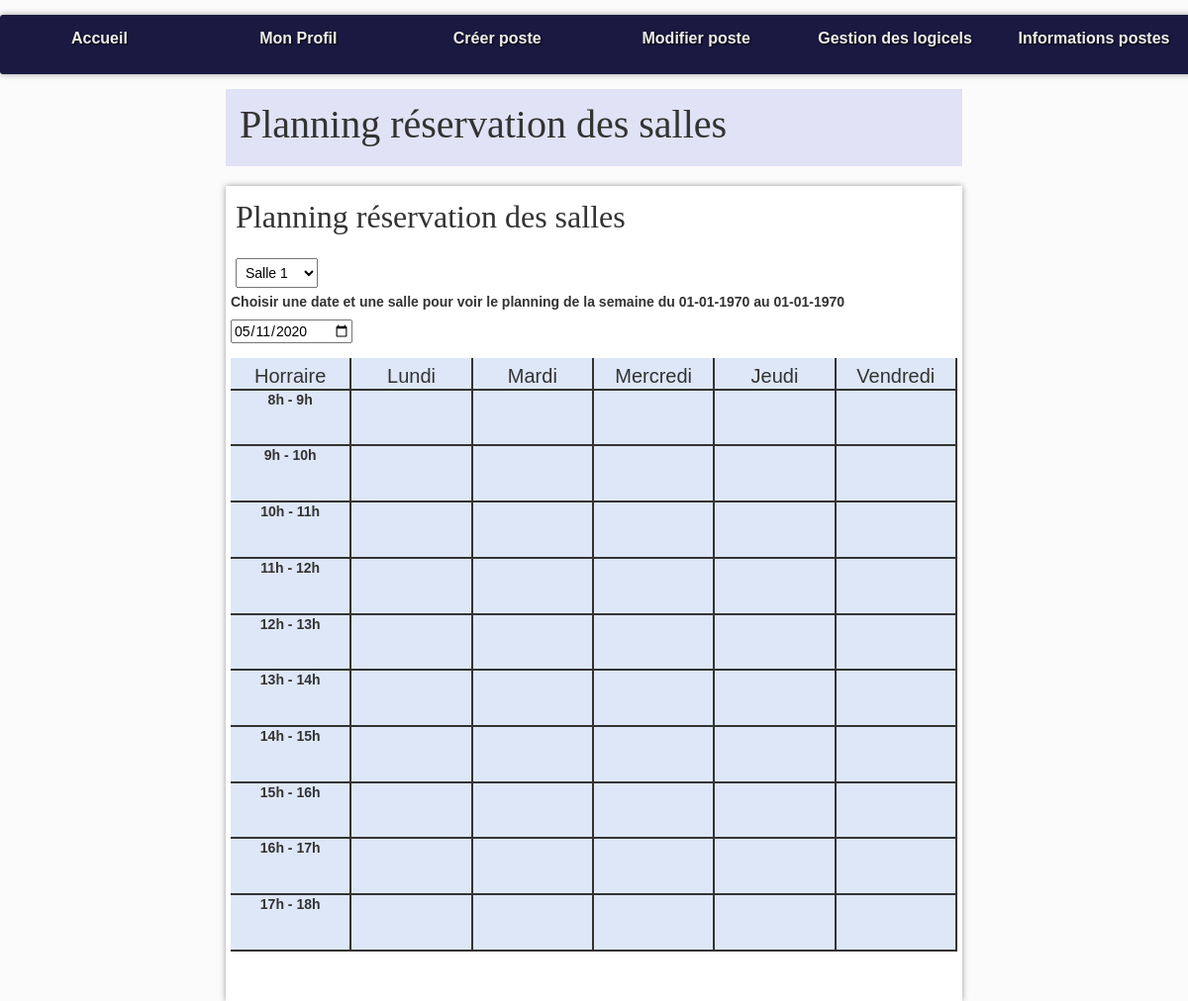
/controleur/planningAppli.php (signed in), run on the app's committed database.
### tables this page shows
CREATE TABLE `horraire` (
  `id` int(11) NOT NULL,
  `oneHorraire` varchar(255) NOT NULL
);

### modele/bd.utilisateur.inc.php (called while the page is built, shortened)
<?php
function getUtilisateurByName($nameU) {
    try {
        $cnx = connexionPDO();
        $req = $cnx->prepare("select * from mrbs_users where name=:name");
        $req->bindValue(':name', $nameU, PDO::PARAM_STR);
        $req->execute();
        $resultat = $req->fetch(PDO::FETCH_ASSOC);
    } catch (PDOException $e) {
        print "Erreur !: " . $e->getMessage();
        die();
    }
    return $resultat;
}
?>

### modele/bd.connexion.php (called while the page is built, shortened)
<?php
include "bd.utilisateur.inc.php";
function isLoggedOn() {
    $ret = false;
    if (isset($_SESSION["name"])) {
        $util = getUtilisateurByName($_SESSION["name"]);
        if ($util["name"] == $_SESSION["name"] && $util["password"] == $_SESSION["password"]) {
            $ret = true;
        }
    }
    return $ret;
}
function isLoggedOnAsRole($level)
{
    $ret = false;
    if (isLoggedOn() && ($_SESSION["level"] == $level)) {
        $ret = true;
    }
    return $ret;
}
?>

### modele/bd.sallesInfo.inc.php (called while the page is built, shortened)
<?php
include "bd.connexion.php";
function getSalle() {
    $resultat = array();
    try {
        $cnx = connexionPDO();
        $req = $cnx->prepare("SELECT * FROM salle");
        $req->execute();
        $ligne = $req->fetch(PDO::FETCH_OBJ);
        while ($ligne) {
            $resultat[] = $ligne;
            $ligne = $req->fetch(PDO::FETCH_OBJ);
        }
    } catch (PDOException $e) {
        print "Erreur !: " . $e->getMessage();
        die();
    }
    return $resultat;
}
function getHorraire() {
    $resultat = array();
    try {
        $cnx = connexionPDO();
        $req = $cnx->prepare("SELECT * FROM horraire");
        $req->execute();
        $ligne = $req->fetch(PDO::FETCH_OBJ);
        while ($ligne) {
            $resultat[] = $ligne;
            $ligne = $req->fetch(PDO::FETCH_OBJ);
        }
    } catch (PDOException $e) {
        print "Erreur !: " . $e->getMessage();
        die();
    }
    return $resultat;
}
function getAllDateInWeek($week){
    return [$firstDayWeek, $deuDayWeek, $treeDayWeek, $thirdDayWeek, $lastDayWeek];
}
?>

### vue/vuePlanning.php (the view, shortened to what this page needs)
<div class="blcPlanning">
    <h2>Planning réservation des salles</h2>
    <div class="headerPlanning">
        <form id="formDateSearch" method="POST" action="?action=planning">
            <select id="ffsalle" name="changeSfdalleVal">
                    <?php
                        foreach($salles as $uneSalle => $salle) {
                            if(!empty($salleSecleted)){
                                if($salle->nSalle == $salleSecleted){
                                    ?> <option value="<?= $salle->nSalle?>" selected> <?=$salle->nomSalle?> </option>;
                                    <?php
                                }else{ ?>
                                    <option value="<?= $salle->nSalle?>"> <?=$salle->nomSalle?> </option>;
                                <?php }
                            }else {
                                ?> <option value="<?= $salle->nSalle?>"> <?=$salle->nomSalle?> </option>;
                                <?php
                            }
                        }?>
            </select>
            <label class="titlePlanning">Choisir une date et une salle pour voir le planning de la semaine du
                <strong><?= date("d-m-Y", strtotime($firstDayWeek))?> au <?=date("d-m-Y", strtotime($lastDayWeek))?> </strong>
            </label>
            <input id="pickDateSearch" name="dateSearchPlan" type="date" value="<?= $dateSecleted ?>"/>
        </form>
    </div>
    <div class="planningWeek">
        <div class="planningDay">
                <p class="titleDay">Horraire</p>
            <?php foreach($horraires as $keyHorraire => $horraire) { ?>
                <p class="hourInDay" value="<?= $horraire->id?>"> <?=$horraire->oneHorraire?> </p>
            <?php } ?>
        </div>
        <div class="planningDay">
                 <p class="titleDay" dateDay="<?= $arrayDateWeek[0] ?>">Lundi</p>
            <?php foreach($horraires as $keyHorraireMonday => $horraireeMonday) { ?>
                <?php if(!empty($dayHorraire['Monday'][$keyHorraireMonday])){ ?>
                    <p class="hourInDay colorBlcHorraire reservedSalle" hour="<?= $keyHorraireMonday ?>"> <?= $dayHorraire['Monday'][$keyHorraireMonday] ?> </p>
               <?php  }else{ ?>
                    <p class="hourInDay reservedSalle" hour="<?= $keyHorraireMonday ?>"></p>
               <?php } ?>
            <?php } ?>
        </div>
        <div class="planningDay">
                <p class="titleDay" dateDay="<?= $arrayDateWeek[1] ?>">Mardi</p>
            <?php foreach($horraires as $keyHorraireTuesday => $horraireeTuesday) { ?>
                <?php if(!empty($dayHorraire['Tuesday'][$keyHorraireTuesday])){ ?>
                    <p class="hourInDay colorBlcHorraire reservedSalle" hour="<?= $keyHorraireTuesday ?>"> <?= $dayHorraire['Tuesday'][$keyHorraireTuesday] ?> </p>
               <?php  }else{ ?>
                    <p class="hourInDay reservedSalle" hour="<?= $keyHorraireTuesday ?>"></p>
               <?php } ?>
            <?php } ?>
            </div>
        <div class="planningDay">
                <p class="titleDay" dateDay="<?= $arrayDateWeek[2] ?>">Mercredi</p>
            <?php foreach($horraires as $keyHorraireWednesday => $horraireeWednesday) { ?>
                <?php if(!empty($dayHorraire['Wednesday'][$keyHorraireWednesday])){ ?>
                    <p class="hourInDay colorBlcHorraire reservedSalle" hour="<?= $keyHorraireWednesday ?>"> <?= $dayHorraire['Wednesday'][$keyHorraireWednesday] ?> </p>
               <?php  }else{ ?>
                    <p class="hourInDay reservedSalle" hour="<?= $keyHorraireWednesday ?>"></p>
               <?php } ?>
            <?php } ?>
        </div>
        <div class="planningDay">
                <p class="titleDay" dateDay="<?= $arrayDateWeek[3] ?>">Jeudi</p>
            <?php foreach($horraires as $keyHorraireThursday => $horraireeThursday) { ?>
                <?php if(!empty($dayHorraire['Thursday'][$keyHorraireThursday])){ ?>
                    <p class="hourInDay colorBlcHorraire reservedSalle" hour="<?= $keyHorraireThursday ?>"> <?= $dayHorraire['Thursday'][$keyHorraireThursday] ?> </p>
               <?php  }else{ ?>
                    <p class="hourInDay reservedSalle" hour="<?= $keyHorraireThursday ?>"></p>
               <?php } ?>
            <?php } ?>
        </div>
        <div class="planningDay">
                <p class="titleDay" dateDay="<?= $arrayDateWeek[4] ?>">Vendredi</p>
            <?php foreach($horraires as $keyHorraireFriday => $horraireeFriday) { ?>
                <?php if(!empty($dayHorraire['Friday'][$keyHorraireFriday])){ ?>
                    <p class="hourInDay colorBlcHorraire reservedSalle" hour="<?= $keyHorraireFriday ?>"> <?= $dayHorraire['Friday'][$keyHorraireFriday] ?> </p>
               <?php  }else{ ?>
                    <p class="hourInDay reservedSalle" hour="<?= $keyHorraireFriday ?>"></p>
               <?php } ?>
            <?php } ?>
        </div>
    </div>
</div>

### controleur/planningAppli.php (shortened to what this page needs)
<?php
if ($_SERVER["SCRIPT_FILENAME"] == __FILE__)
    $racine = "..";
include "$racine/modele/bd.sallesInfo.inc.php";
$titre = "Planning réservation des salles";
if (isLoggedOnAsRole(2) || isLoggedOnAsRole(1) || isLoggedOnAsRole(0)) {
    $salles = getSalle();
    $horraires = getHorraire();
    $salleSecleted ='s01';
    $dateSecleted = date("Y-m-d");
    $firstMondayThisWeek= new DateTime($dateSecleted);
    $firstMondayThisWeek->modify('tomorrow');
    $firstMondayThisWeek->modify('last Monday');
    $nextFiveWeekDays = new DatePeriod($firstMondayThisWeek, DateInterval::createFromDateString('+1 weekdays'), 4);
    $arrayDateWeek = getAllDateInWeek(iterator_to_array($nextFiveWeekDays));
    $firstDayWeek = $arrayDateWeek[0];
    $lastDayWeek = $arrayDateWeek[4];
    $dayHorraire['Monday'] = [];
    $dayHorraire['Tuesday'] = [];
    $dayHorraire['Wednesday'] = [];
    $dayHorraire['Thursday'] = [];
    $dayHorraire['Friday'] = [];
    include "$racine/vue/entete.html.php";
    include "$racine/vue/vuePlanning.php";
    include "$racine/vue/pied.html.php";
} else {
    include "$racine/vue/entete.html.php";
    include "$racine/vue/vueErrorPage.php";
    include "$racine/vue/pied.html.php";
}

### vue/entete.html.php (shortened to what this page needs)
<!DOCTYPE html PUBLIC "-//W3C//DTD HTML 4.01 Transitional//EN" "http://www.w3.org/TR/html4/loose.dtd">
<html>
    <head>
        <link href="https://cdn.jsdelivr.net/npm/select2@4.0.13/dist/css/select2.min.css" rel="stylesheet" />
        <link rel="stylesheet" href="https://stackpath.bootstrapcdn.com/bootstrap/4.3.1/css/bootstrap.min.css">
    </head>
    <body>
    <nav>
        <?php if(isLoggedOn()){ ?>
          <ul id="menuGeneral">
              <li class="col-lg-2"><a href="./?action=accueil">Accueil</a></li>
              <li class="col-lg-2"><a href="./?action=profil">Mon Profil</a></li>
          <?php
            if(isset($_SESSION["name"])){
                $user  = getUtilisateurByName($_SESSION["name"]);
                $level = $user['level'];
                if($level > 1){ ?>
                  <li class="col-lg-2"><a href="./?action=creerPoste">Créer poste</a></li>
                  <li class="col-lg-2"><a href="./?action=modifierPoste">Modifier poste</a></li>
                  <li class="col-lg-2"><a href="./?action=gestionLogiciel">Gestion des logicels</a></li>
                  <li class="col-lg-2"><a href="./?action=infoPoste">Informations postes</a></li>
                <?php } if($level == 1){ ?>
                  <li class="col-lg-2"><a href="./?action=modifierPoste">Modifier Salle</a></li>
                  <li class="col-lg-2"><a href="./?action=infoPoste">Informations postes</a></li>
                  <li class="col-lg-2"><a href="./?action=planning">Reservation salle</a></li>
              <?php }
            }?>
          </ul>
        <?php } ?>
    </nav>
    <div id="blocTitre">
      <h1><?= $titre?></h1>
    </div>
    <div id="corps">

### vue/pied.html.php
</div>
</body>
</html>

### css/base.css (style rules this page uses)
:root { --largeurPage: 900px; --largeurMenuCont : 200px; --margeCalc: calc((100% - var(--largeurPage)) / 2); --margeMenuHaut : 15px; --hauteurMenuGene:60px; --coulA1:#5A7694; --coulA2:#D7E5ED; --coulB1:#566459; --coulB2:#90974A; --coulC:#CDBCA0; --fondC:#fcfbfb; --padding_cote:5px; }
body { font-family: Arial; color : #333; font-size : 14px; line-height : 1.3; scroll-behavior: smooth; background-color : var(--fondC); }
#corps, #menuContextuel, #menuGeneral { transition-duration : 0.4s; }
#corps { top: 113px; margin-top : calc(var(--hauteurMenuGene) + var(--margeMenuHaut)); padding-bottom : 50px; padding-left : 5px; padding-right : 5px; position : absolute; background-color : #fff; box-shadow: 0px 0px 6px #999; min-height: 500px; width: 62%; margin-left: 19%; }
nav { position:fixed; top:var(--margeMenuHaut); left:0px; width:100%; height:var(--hauteurMenuGene); z-index:100; }
#menuGeneral { text-align: center; width: calc(var(--largeurPage) + 500px + var(--padding_cote) + 2px); height: var(--hauteurMenuGene); background-color: rgba(0,0,45,0.9); color:#fff; margin: auto auto; box-shadow: 0px 0px 6px #999; border-radius: 3px; }
#menuGeneral { list-style-type: none; padding-left : 0px; }
#menuGeneral>li { float : left; width: 14.28%; height : 100%; vertical-align: middle; line-height:60px; }
#menuGeneral>li>a { height : var(--hauteurMenuGene); display : inline-block; vertical-align: middle; color:#eee; text-shadow: 1px 1px 2px #000; text-decoration: none; font-size : 16px; font-weight: bold; margin-top: -15px; }

### css/form.css (style rules this page uses)
input[type=text],input[type=submit],input[type=password],input[type=checkbox],select,option { padding : 5px; margin : 5px; }
label { padding-right : 25px; }

### css/cgu.css (style rules this page uses)
h1,h2,h3,h4 { font-family: Futura; padding: 12px 8px 10px 5px; }

### css/corps.css (style rules this page uses)
#blocTitre { position: absolute; top: 15px; margin-top: calc(var(--hauteurMenuGene) + var(--margeMenuHaut)); padding-left: 9px; position: absolute; z-index: 1; width: 62%; margin-left: 19%; margin-bottom: 78px; background-color: #E0E2F5; }
.planningWeek { width: 100%; height: 600px; display: flex; justify-content: space-around; }
.planningDay { width: 193px; height: 600px; background-color: rgba(172, 194, 238, 0.4); border-right: 2px solid; display: flex; flex-direction: column; justify-content: space-between; }
.titleDay { text-align: center; font-size: 20px; margin: 5px 0px 0px 0px; border-bottom: 2px solid; }
.hourInDay { text-align: center; font-weight: bold; border-bottom: 2px solid; margin-bottom: 0px; padding: 0px; cursor: pointer; height: 100%; }
.titlePlanning { font-weight: bold; }
.headerPlanning { margin-bottom: 15px; display: flex; }

### data on the page
horraire: $horraire->id 0 (drawn), oneHorraire "8h - 9h"
horraire: $horraire->id 1 (drawn), oneHorraire "9h - 10h"
horraire: $horraire->id 2 (drawn), oneHorraire "10h - 11h"
horraire: $horraire->id 3 (drawn), oneHorraire "11h - 12h"
horraire: $horraire->id 4 (drawn), oneHorraire "12h - 13h"
horraire: $horraire->id 5 (drawn), oneHorraire "13h - 14h"
horraire: $horraire->id 6 (drawn), oneHorraire "14h - 15h"
horraire: $horraire->id 7 (drawn), oneHorraire "15h - 16h"
horraire: $horraire->id 8 (drawn), oneHorraire "16h - 17h"
horraire: $horraire->id 9 (drawn), oneHorraire "17h - 18h"

### other printed values
$titre "Planning réservation des salles"
date("d-m-Y", strtotime($firstDayWeek)) "01-01-1970"
date("d-m-Y", strtotime($lastDayWeek)) "01-01-1970"
form field changeSfdalleVal "Salle 1"
